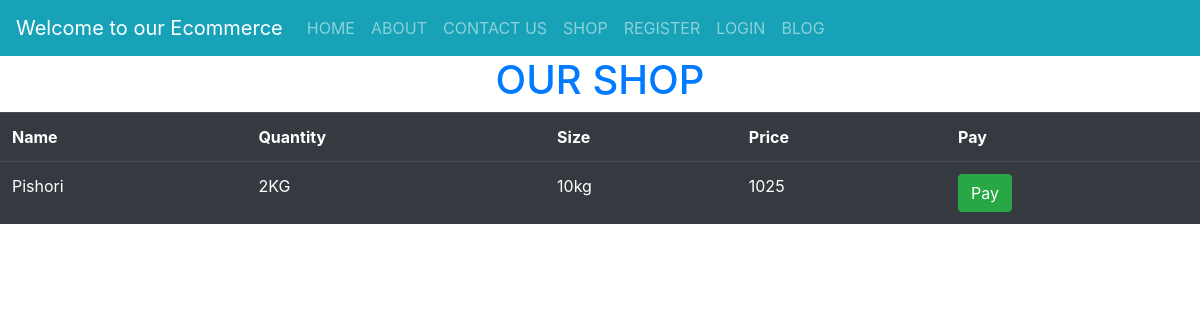
/shop/, run on an earlier commit of the app's database.
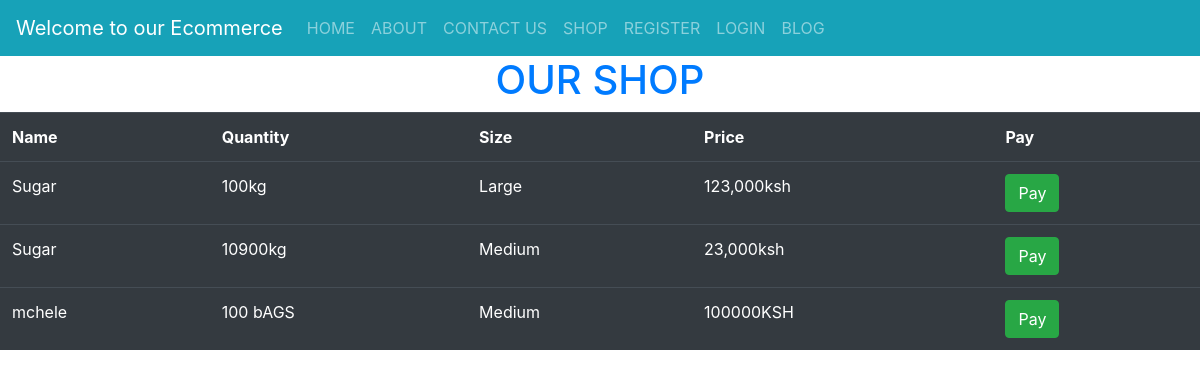
And on a later commit of the database.
### morningDjangoHtmlFormsprojects/models.py (models this page shows)
class Products(models.Model):
    name = models.CharField(max_length=30, blank=False, null=False)
    qtty = models.CharField(max_length=30, blank=False, null=False)
    size = models.CharField(max_length=20, blank=False, null=False)
    price = models.CharField(max_length=20, blank=False, null=False)

### morningDjangoHtmlFormsprojects/views.py (the view)
# urls.py: path('shop/', user_views.shop, name='shop'),
def shop(request):
    all_products = Products.objects.all()
    context = {"all_products": all_products}
    return render(request, 'shop.html', context)

### templates/shop.html
{% extends 'master.html' %}
{% load static %}
{% block content %}
    <div>
        <h1 class="text-primary text-center">OUR SHOP</h1>
        <table class="table table-dark table-hover">
            <tr>
                <th>Name</th>
                <th>Quantity</th>
                <th>Size</th>
                <th>Price</th>
                <th>Pay</th>
            </tr>
            {% for product in  all_products %}
                <tr>
                    <td>{{ product.name }}</td>
                    <td>{{ product.qtty }}</td>
                    <td>{{ product.size }}</td>
                    <td>{{ product.price }}</td>
                    <td><a  class="btn btn-success" href="/pay/{{ product.id }}">Pay</a></td>
                </tr>
            {% endfor %}
        </table>
    </div>
{% endblock %}

### templates/master.html (shortened to what this page needs)
<!DOCTYPE html>
<html lang="en">
<head>
    {% load static %}
    {% load crispy_forms_tags %}
    <link rel="stylesheet" href="{% static 'bootstrap/css/bootstrap.css' %}">
    <link rel="stylesheet" href="{% static 'bootstrap/css/styles.css' %}">
</head>
<body>
<section>
    <nav class="navbar navbar-expand-md bg-info navbar-dark">
        <a class="navbar-brand" href="{% url 'home-page' %}">Welcome to our Ecommerce</a>
        <div class="collapse navbar-collapse" id="collapsibleNavbar">
            <ul class="navbar-nav">
                <li class="nav-item">
                    <a class="nav-link" href="#">HOME</a>
                </li>
                <li class="nav-item">
                    <a class="nav-link" href="#">ABOUT</a>
                </li>
                <li class="nav-item">
                    <a class="nav-link" href="#">CONTACT US</a>
                </li>
                <li class="nav-item">
                    <a class="nav-link" href="{% url 'shop' %}">SHOP</a>
                </li>
                {% if user.is_authenticated %}
                    <li class="nav-item">
                        <a class="nav-link" href="{% url 'all-products' %}">PRODUCTS</a>
                    </li>
                    <li class="nav-item">
                        <a class="nav-link" href="{% url 'add-product-page' %}">ADD PRODUCTS</a>
                    </li>
                    <li class="nav-item">
                        <a class="nav-link" href="{% url 'logout' %}">LOG-OUT</a>
                    </li>
                {% else %}
                    <li class="nav-item">
                        <a class="nav-link" href="{% url 'user-registration' %}">REGISTER</a>
                    </li>
                    <li class="nav-item">
                        <a class="nav-link" href="{% url 'login' %}">LOGIN</a>
                    </li>
                {% endif %}
                <li class="nav-item">
                    <a class="nav-link" href="#">BLOG</a>
                </li>
            </ul>
        </div>
    </nav>
</section>
<section>
    {% block content %}
    {% endblock %}
</section>
</body>
</html>

What changed in the data, as far as the page shows it:
removed Products: name "Pishori", qtty "2KG", size "10kg", price "1025"
added Products: name "Sugar", qtty "100kg", size "Large", price "123,000ksh"
added Products: name "Sugar", qtty "10900kg", size "Medium", price "23,000ksh"
added Products: name "mchele", qtty "100 bAGS", size "Medium", price "100000KSH"
